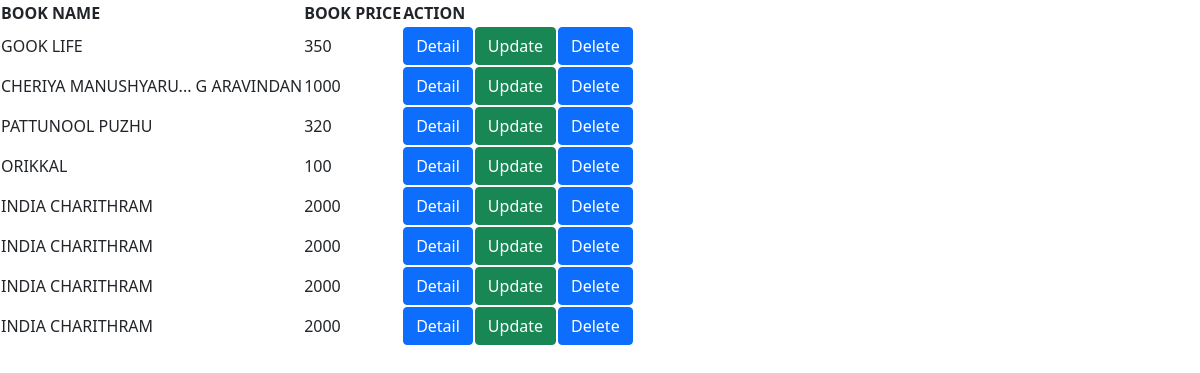
/listview/, run on an earlier commit of the app's database.
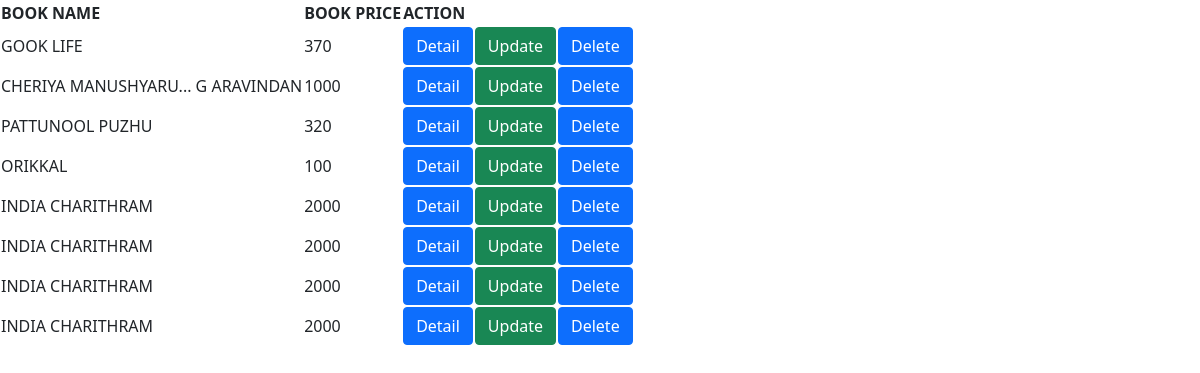
And on a later commit of the database.
### bookapp/models.py (models this page shows, shortened)
class Book(models.Model):
    objects = None
    title = models.CharField(max_length=50)
    price = models.IntegerField(50)

### bookapp/views.py (the view)
# urls.py: path('listview/', views.list,name='list'),
def list(request):
    books = Book.objects.all()
    return render(request,'listview.html',{'books':books})

### template/listview.html (shortened to what this page needs)
<!DOCTYPE html>
<html lang="en">
<head>
    <link href="https://cdn.jsdelivr.net/npm/bootstrap@5.0.2/dist/css/bootstrap.min.css" rel="stylesheet">
</head>
<body>
    <table class="pic">
        <thead>
            <th>BOOK NAME</th>
            <th>BOOK PRICE</th>
            <th>ACTION</th>
        </thead>
        <tbody>
            {% for book in books %}
            <tr>
                <td>{{book.title}}</td>
                <td>{{book.price}}</td>
                <td><a href="{%url 'view' book.id %}" class="btn btn-primary">Detail</a></td>
                <td><a href="{%url 'Update' book.id %}" class="btn btn-success">Update</a></td>
                <td><a href="{%url 'Delete' book.id %}" class="btn btn-primary">Delete</a></td>
            </tr>
            {% endfor %}
        </tbody>
    </table>
</body>
</html>

What changed in the data, as far as the page shows it:
changed Book "GOOK LIFE": price "350" → "370"
